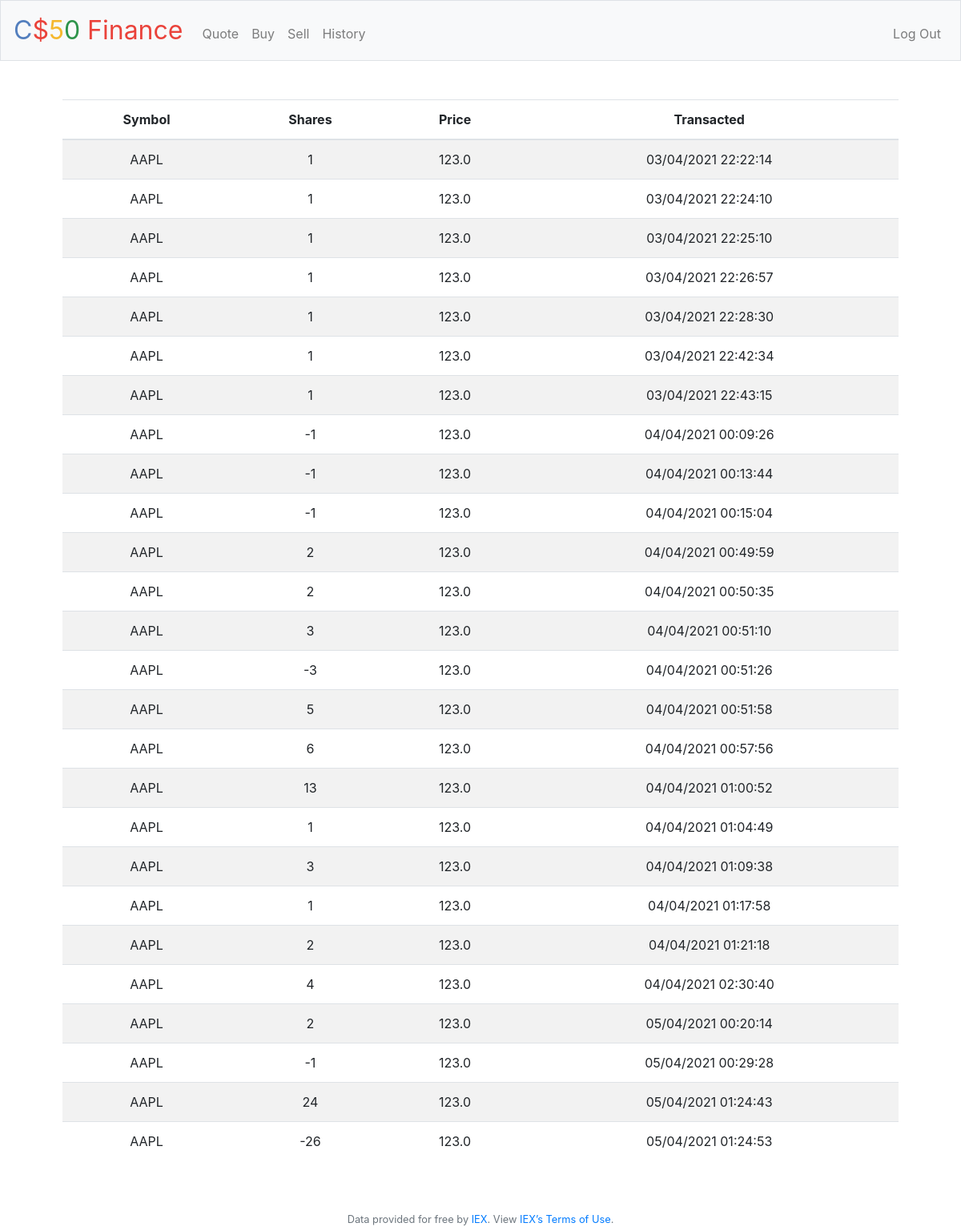
Page /history (signed in) on the earlier database version.
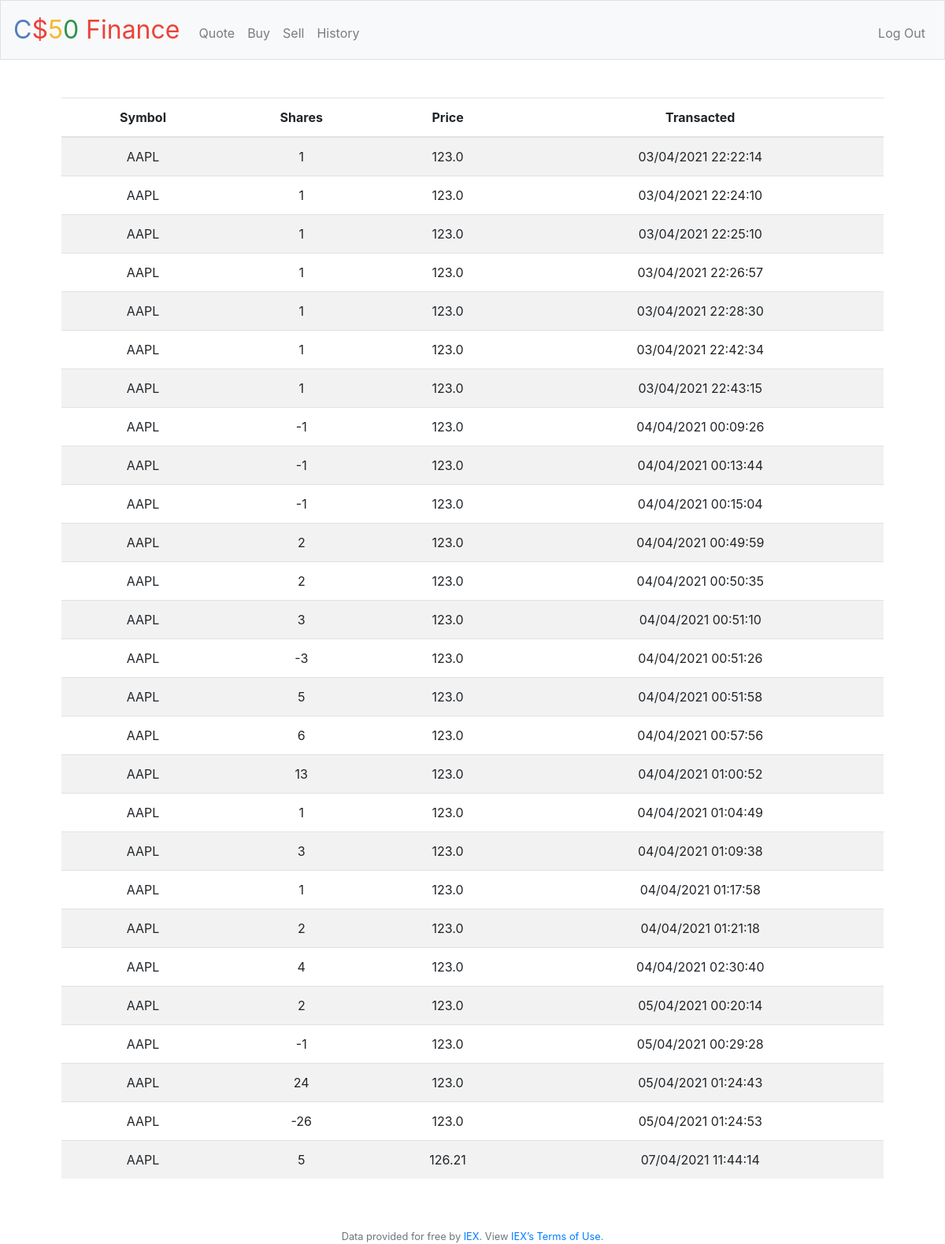
Same page on the later database version.
### tables this page shows
CREATE TABLE transactions (
user_id INTEGER NOT NULL,
symbol TEXT NOT NULL,
price REAL NOT NULL,
shares INTEGER NOT NULL,
occurred_at datetime,
FOREIGN KEY (user_id) REFERENCES users (id) ON DELETE CASCADE ON UPDATE NO ACTION
);

### app.py (the view)
@app.route("/history")
@login_required
def history():
    user_data = db.execute(
        f"SELECT symbol, price, shares, occurred_at FROM transactions WHERE user_id = {session['user_id']}")
    return render_template("history.html", data=user_data)

### app.py (called while the page is built)
@app.after_request
def after_request(response):
    response.headers["Cache-Control"] = "no-cache, no-store, must-revalidate"
    response.headers["Expires"] = 0
    response.headers["Pragma"] = "no-cache"
    return response

### helpers.py (called while the page is built)
def login_required(f):
    @wraps(f)
    def decorated_function(*args, **kwargs):
        if session.get("user_id") is None:
            return redirect("/login")
        return f(*args, **kwargs)
    return decorated_function

### templates/history.html (shortened to what this page needs)
{% extends "layout.html" %}
{% block main %}
<div>
    <table class="table table-striped">
        <thead>
            <tr>
                <th>Symbol</th>
                <th>Shares</th>
                <th>Price</th>
                <th>Transacted</th>
            </tr>
        </thead>
        <tbody>
            {% for row in data %}
            <tr>
                <td>{{ row.symbol }}</td>
                <td>{{ row.shares }}</td>
                <td>{{ row.price }}</td>
                <td>{{ row.occurred_at}}</td>
            </tr>
            {% endfor %}
        </tbody>
    </table>
</div>
{% endblock %}

### templates/layout.html (shortened to what this page needs)
<!DOCTYPE html>
<html lang="en">
<head>
    <link rel="stylesheet" href="https://cdn.jsdelivr.net/npm/bootstrap@4.5.3/dist/css/bootstrap.min.css"
>
    <link href="/static/styles.css" rel="stylesheet">
</head>
<body>
    <nav class="navbar navbar-expand-md navbar-light bg-light border">
        <a class="navbar-brand" href="/"><span class="blue">C</span><span class="red">$</span><span
                class="yellow">5</span><span class="green">0</span> <span class="red">Finance</span></a>
        <div class="collapse navbar-collapse" id="navbar">
            {% if session.user_id %}
            <ul class="navbar-nav mr-auto mt-2">
                <li class="nav-item"><a class="nav-link" href="/quote">Quote</a></li>
                <li class="nav-item"><a class="nav-link" href="/buy">Buy</a></li>
                <li class="nav-item"><a class="nav-link" href="/sell">Sell</a></li>
                <li class="nav-item"><a class="nav-link" href="/history">History</a></li>
            </ul>
            <ul class="navbar-nav ml-auto mt-2">
                <li class="nav-item"><a class="nav-link" href="/logout">Log Out</a></li>
            </ul>
            {% else %}
            <ul class="navbar-nav ml-auto mt-2">
                <li class="nav-item"><a class="nav-link" href="/register">Register</a></li>
                <li class="nav-item"><a class="nav-link" href="/login">Log In</a></li>
            </ul>
            {% endif %}
        </div>
    </nav>
    <main class="container p-5">
        {% block main %}{% endblock %}
    </main>
    <footer class="small text-center text-muted">
        Data provided for free by <a href="https://iextrading.com/developer">IEX</a>. View <a
            href="https://iextrading.com/api-exhibit-a/">IEX’s Terms of Use</a>.
    </footer>
</body>
</html>

### static/styles.css (style rules this page uses)
nav .navbar-brand { font-size: xx-large; }
nav .navbar-brand .blue { color: #537fbe; }
nav .navbar-brand .red { color: #ea433b; }
nav .navbar-brand .yellow { color: #f5b82e; }
nav .navbar-brand .green { color: #2e944b; }
main { overflow-x: auto; text-align: center; }

Differences in the rows shown:
added transactions: symbol "AAPL", shares "5", price "126.21", occurred_at "07/04/2021 11:44:14"
